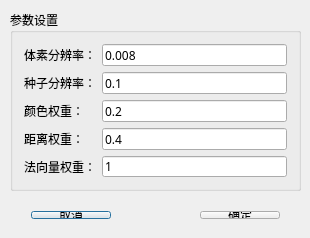
<?xml version="1.0" encoding="UTF-8"?>
<ui version="4.0">
 <class>SupervoxelClusteringPluginDlg</class>
 <widget class="QDialog" name="SupervoxelClusteringPluginDlg">
  <property name="geometry">
   <rect>
    <x>0</x>
    <y>0</y>
    <width>310</width>
    <height>238</height>
   </rect>
  </property>
  <property name="windowTitle">
   <string>超体素分割</string>
  </property>
  <widget class="QGroupBox" name="groupBox">
   <property name="geometry">
    <rect>
     <x>10</x>
     <y>10</y>
     <width>291</width>
     <height>181</height>
    </rect>
   </property>
   <property name="font">
    <font>
     <family>宋体</family>
    </font>
   </property>
   <property name="title">
    <string>参数设置</string>
   </property>
   <layout class="QGridLayout" name="gridLayout">
    <item row="0" column="0">
     <widget class="QLabel" name="label">
      <property name="font">
       <font>
        <family>宋体</family>
       </font>
      </property>
      <property name="text">
       <string>体素分辨率：</string>
      </property>
     </widget>
    </item>
    <item row="0" column="1">
     <widget class="QLineEdit" name="lineEditVoxelResolution">
      <property name="text">
       <string>0.008</string>
      </property>
     </widget>
    </item>
    <item row="1" column="0">
     <widget class="QLabel" name="label_2">
      <property name="font">
       <font>
        <family>宋体</family>
       </font>
      </property>
      <property name="text">
       <string>种子分辨率：</string>
      </property>
     </widget>
    </item>
    <item row="1" column="1">
     <widget class="QLineEdit" name="lineEditSeedResolution">
      <property name="text">
       <string>0.1</string>
      </property>
     </widget>
    </item>
    <item row="2" column="0">
     <widget class="QLabel" name="label_3">
      <property name="font">
       <font>
        <family>宋体</family>
       </font>
      </property>
      <property name="text">
       <string>颜色权重：</string>
      </property>
     </widget>
    </item>
    <item row="2" column="1">
     <widget class="QLineEdit" name="lineEditColorWeight">
      <property name="text">
       <string>0.2</string>
      </property>
     </widget>
    </item>
    <item row="3" column="0">
     <widget class="QLabel" name="label_4">
      <property name="font">
       <font>
        <family>宋体</family>
       </font>
      </property>
      <property name="text">
       <string>距离权重：</string>
      </property>
     </widget>
    </item>
    <item row="3" column="1">
     <widget class="QLineEdit" name="lineEditDistanceWeight">
      <property name="text">
       <string>0.4</string>
      </property>
     </widget>
    </item>
    <item row="4" column="0">
     <widget class="QLabel" name="label_5">
      <property name="font">
       <font>
        <family>宋体</family>
       </font>
      </property>
      <property name="text">
       <string>法向量权重：</string>
      </property>
     </widget>
    </item>
    <item row="4" column="1">
     <widget class="QLineEdit" name="lineEditNormalWeight">
      <property name="text">
       <string>1</string>
      </property>
     </widget>
    </item>
   </layout>
  </widget>
  <widget class="QWidget" name="layoutWidget">
   <property name="geometry">
    <rect>
     <x>20</x>
     <y>200</y>
     <width>271</width>
     <height>30</height>
    </rect>
   </property>
   <layout class="QHBoxLayout" name="horizontalLayout_2">
    <item>
     <widget class="QPushButton" name="pushButtonCancel">
      <property name="font">
       <font>
        <family>宋体</family>
       </font>
      </property>
      <property name="text">
       <string>取消</string>
      </property>
     </widget>
    </item>
    <item>
     <spacer name="horizontalSpacer">
      <property name="orientation">
       <enum>Qt::Horizontal</enum>
      </property>
      <property name="sizeHint" stdset="0">
       <size>
        <width>40</width>
        <height>20</height>
       </size>
      </property>
     </spacer>
    </item>
    <item>
     <widget class="QPushButton" name="pushButtonOK">
      <property name="font">
       <font>
        <family>宋体</family>
       </font>
      </property>
      <property name="text">
       <string>确定</string>
      </property>
     </widget>
    </item>
   </layout>
  </widget>
 </widget>
 <layoutdefault spacing="6" margin="11"/>
 <resources/>
 <connections/>
</ui>
